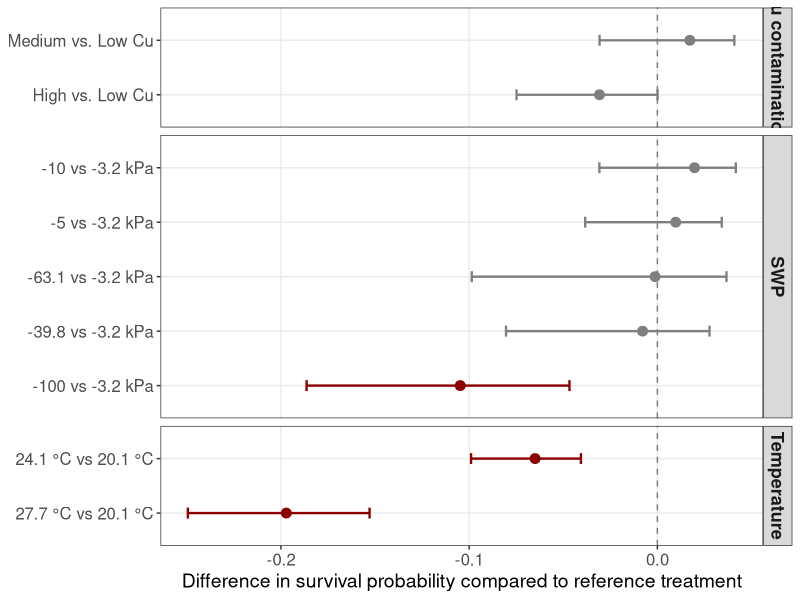
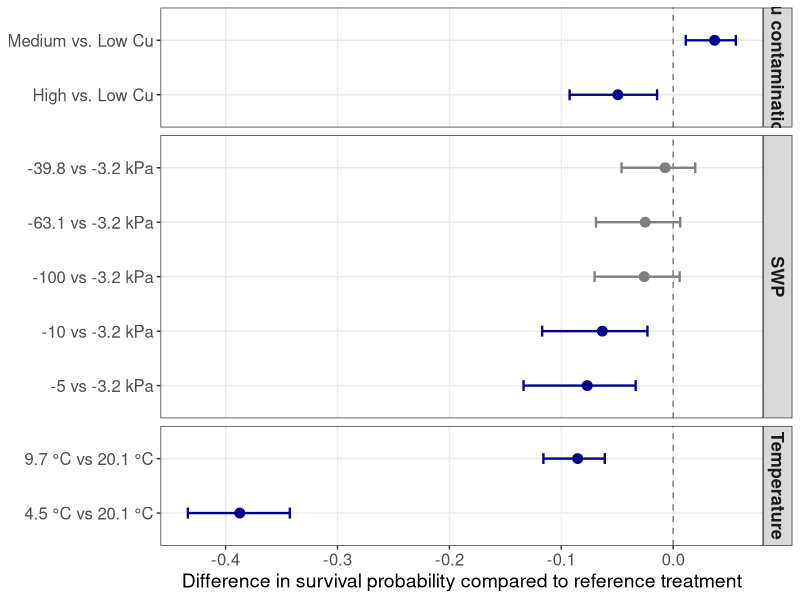
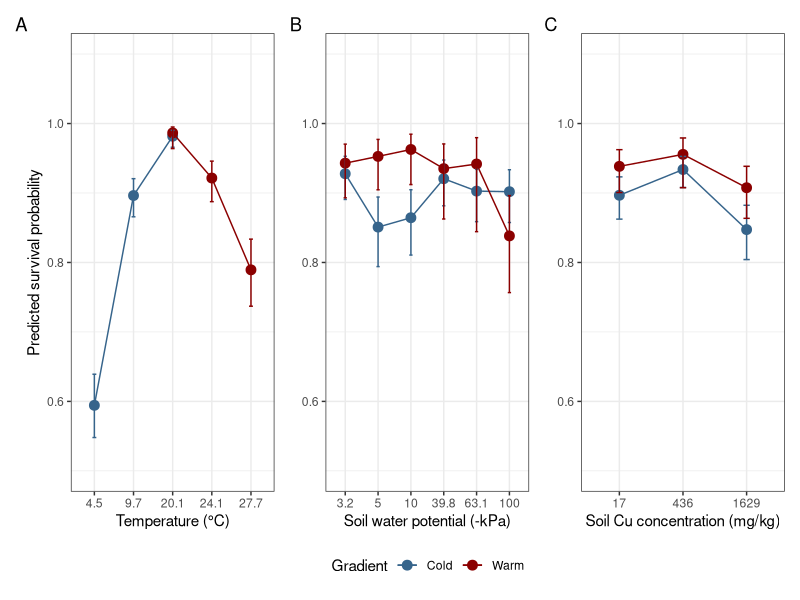

R code for these plots, in order:

# Figure for survival in  main manuscript
library(emmeans)
library(tidyverse) # v. 2.0.0
library(patchwork)

# Input origin data
dat.org <- read_csv('data/sugrwe.csv') %>% as_tibble() %>% 
  mutate(., vict = number-survivor)

dat.cold <- dat.org %>%
  filter(temp %in% c(20.1, 9.7, 4.5))


dat.warm <- dat.org %>%
  filter(temp %in% c(20.1, 24.1, 27.7))

# models

# cold
mod.surv.cold2 <- glm(
  cbind(survivor, number - survivor) ~ factor(temp) + factor(lgswp) + factor(sqrcu),
  family = quasibinomial,
  data = dat.cold
)

# warm
mod.surv.warm.final <- glm(
  cbind(survivor, number - survivor) ~ factor(temp) +
    factor(lgswp) +
    factor(sqrcu) +
    factor(temp):factor(lgswp) +
    factor(temp):factor(sqrcu),
  family = quasibinomial,
  data = dat.warm
)

# Temperature
emm.temp.cold <- emmeans(mod.surv.cold2, ~ temp, type = "response")
emm.temp.warm <- emmeans(mod.surv.warm.final, ~ temp, type = "response")

temp_cold.df <- as.data.frame(emm.temp.cold)
temp_warm.df <- as.data.frame(emm.temp.warm)

# SWP
emm.swp.cold <- emmeans(mod.surv.cold2, ~ lgswp, type = "response")
emm.swp.warm <- emmeans(mod.surv.warm.final, ~ lgswp, type = "response")

swp_cold.df <- as.data.frame(emm.swp.cold)
swp_warm.df <- as.data.frame(emm.swp.warm)

# Cu
emm.cu.cold <- emmeans(mod.surv.cold2, ~ sqrcu, type = "response")
emm.cu.warm <- emmeans(mod.surv.warm.final, ~ sqrcu, type = "response")

cu_cold.df <- as.data.frame(emm.cu.cold)
cu_warm.df <- as.data.frame(emm.cu.warm)

temp_cold.df$Gradient <- "Cold"
temp_warm.df$Gradient <- "Warm"

temp.df <- rbind(temp_cold.df, temp_warm.df)

swp_cold.df$Gradient <- "Cold"
swp_warm.df$Gradient <- "Warm"

swp.df <- rbind(swp_cold.df, swp_warm.df)
swp.df$swp <- round(10^swp.df$lgswp, 1)

cu_cold.df$Gradient <- "Cold"
cu_warm.df$Gradient <- "Warm"

cu.df <- rbind(cu_cold.df, cu_warm.df)
# back transform cu contamination
cu.df <- cu.df %>%
  mutate(
    cu_soil = c(17, 436, 1629)[match(
      sqrcu,
      c(4.2, 20.9, 40.4)
    )]
  )

ymin <- 0.5
ymax <- 1.1

p.temp <- ggplot(
  temp.df,
  aes(x = factor(temp),
      y = prob,
      colour = Gradient,
      group = Gradient)
) +
  geom_point(size = 3) +
  geom_line() +
  geom_errorbar(
    aes(ymin = asymp.LCL,
        ymax = asymp.UCL),
    width = 0.1
  ) +
  scale_colour_manual(
    values = c(
      "Cold" = "steelblue4",
      "Warm" = "red4"
    )
  ) +
  coord_cartesian(ylim = c(ymin, ymax)) +
  labs(
    x = "Temperature (°C)",
    y = "Predicted survival probability"
  ) +
  theme_bw()

p.swp <- ggplot(
  swp.df,
  aes(x = factor(swp),
      y = prob,
      colour = Gradient,
      group = Gradient)
) +
  geom_point(size = 3) +
  geom_line() +
  geom_errorbar(
    aes(ymin = asymp.LCL,
        ymax = asymp.UCL),
    width = 0.1
  ) +
  scale_colour_manual(
    values = c(
      "Cold" = "steelblue4",
      "Warm" = "red4"
    )
  ) +
  coord_cartesian(ylim = c(ymin, ymax)) +
  labs(
    x = "Soil water potential (-kPa)",
    y = NULL
  ) +
  theme_bw()


p.cu <- ggplot(
  cu.df,
  aes(x = factor(cu_soil),
      y = prob,
      colour = Gradient,
      group = Gradient)
) +
  geom_point(size = 3) +
  geom_line() +
  geom_errorbar(
    aes(ymin = asymp.LCL,
        ymax = asymp.UCL),
    width = 0.1
  ) +
  scale_colour_manual(
    values = c(
      "Cold" = "steelblue4",
      "Warm" = "red4"
    )
  ) +
  coord_cartesian(ylim = c(ymin, ymax)) +
  labs(
    x = "Soil Cu concentration (mg/kg)",
    y = NULL
  ) +
  theme_bw()

library(patchwork)

p.all <- (p.temp + p.swp + p.cu) +
  plot_annotation(tag_levels = "A") +
  plot_layout(guides = "collect") &
  theme(
    legend.position = "bottom"
  )

ggsave(
  "surv.pdf",
  plot = p.all,
  width = 240,
  height = 105,
  units = "mm"
)


# create forest plot with pairwise comparison of EMMs
# Contrasts relative to reference levels

# Reference = first row (4.5°C for cold, 20.1°C for warm)
temp_cold.ref <- temp_cold.df$prob[3]
temp_warm.ref <- temp_warm.df$prob[1]

temp_cold.forest <- temp_cold.df[-3, ] %>%
  mutate(
    estimate = prob - temp_cold.ref,
    lower.CL = asymp.LCL - temp_cold.ref,
    upper.CL = asymp.UCL - temp_cold.ref,
    contrast = paste0(temp, " vs ", temp_cold.df$temp[3]),
    group = "Temperature"
  )

temp_warm.forest <- temp_warm.df[-1, ] %>%
  mutate(
    estimate = prob - temp_warm.ref,
    lower.CL = asymp.LCL - temp_warm.ref,
    upper.CL = asymp.UCL - temp_warm.ref,
    contrast = paste0(temp, " vs ", temp_warm.df$temp[1]),
    group = "Temperature"
  )

swp_cold.ref <- swp_cold.df$prob[1]
swp_warm.ref <- swp_warm.df$prob[1]

swp_cold.forest <- swp_cold.df[-1, ] %>%
  mutate(
    estimate = prob - swp_cold.ref,
    lower.CL = asymp.LCL - swp_cold.ref,
    upper.CL = asymp.UCL - swp_cold.ref,
    contrast = paste0(lgswp, " vs ", swp_cold.df$lgswp[1]),
    group = "SWP"
  )

swp_warm.forest <- swp_warm.df[-1, ] %>%
  mutate(
    estimate = prob - swp_warm.ref,
    lower.CL = asymp.LCL - swp_warm.ref,
    upper.CL = asymp.UCL - swp_warm.ref,
    contrast = paste0(lgswp, " vs ", swp_warm.df$lgswp[1]),
    group = "SWP"
  )

cu_cold.ref <- cu_cold.df$prob[1]
cu_warm.ref <- cu_warm.df$prob[1]

cu_cold.forest <- cu_cold.df[-1, ] %>%
  mutate(
    estimate = prob - cu_cold.ref,
    lower.CL = asymp.LCL - cu_cold.ref,
    upper.CL = asymp.UCL - cu_cold.ref,
    contrast = paste0(sqrcu, " vs ", cu_cold.df$sqrcu[1]),
    group = "Cu contamination"
  )

cu_warm.forest <- cu_warm.df[-1, ] %>%
  mutate(
    estimate = prob - cu_warm.ref,
    lower.CL = asymp.LCL - cu_warm.ref,
    upper.CL = asymp.UCL - cu_warm.ref,
    contrast = paste0(sqrcu, " vs ", cu_warm.df$sqrcu[1]),
    group = "Cu contamination"
  )

# Combine ----------------------------------------------------------------

forest.warm.df <- bind_rows(
  temp_warm.forest,
  swp_warm.forest,
  cu_warm.forest
)

forest.warm.df$sig <- forest.warm.df$lower.CL > 0 |
  forest.warm.df$upper.CL < 0

forest.warm.df$contrast <- dplyr::recode(
  forest.warm.df$contrast,
  
  # Temperature
  "24.1 vs 20.1" = "24.1 °C vs 20.1 °C",
  "27.7 vs 20.1" = "27.7 °C vs 20.1 °C",
  
  # SWP
  "0.7 vs 0.5" = "-5 vs -3.2 kPa",
  "1 vs 0.5" = "-10 vs -3.2 kPa",
  "1.6 vs 0.5" = "-39.8 vs -3.2 kPa",
  "1.8 vs 0.5" = "-63.1 vs -3.2 kPa",
  "2 vs 0.5" = "-100 vs -3.2 kPa",
  
  # Cu contamination
  "20.9 vs 4.2" = "Medium vs. Low Cu",
  "40.4 vs 4.2" = "High vs. Low Cu"
)


# Forest plot
ggplot(
  forest.warm.df,
  aes(
    x = estimate,
    y = reorder(contrast, estimate),
    colour = sig
  )
) +
  geom_vline(
    xintercept = 0,
    linetype = 2,
    colour = "grey50"
  ) +
  geom_point(size = 3) +
  geom_errorbarh(
    aes(
      xmin = lower.CL,
      xmax = upper.CL
    ),
    height = 0.2,
    linewidth = 0.8
  ) +
  facet_grid(
    group ~ .,
    scales = "free_y",
    space = "free_y"
  ) +
  scale_colour_manual(
    values = c(
      "FALSE" = "grey50",
      "TRUE" = "red4"
    ),
    guide = "none"
  ) +
  labs(
    x = "Difference in survival probability compared to reference treatment",
    y = NULL
  ) +
  theme_bw() +
  theme(
    axis.text = element_text(size = 12),
    axis.title = element_text(size = 14),
    strip.text = element_text(size = 13, face = "bold"),
    panel.grid.minor = element_blank()
  )


############################ cold ##############################################
forest.cold.df <- bind_rows(
  temp_cold.forest,
  swp_cold.forest,
  cu_cold.forest
)

forest.cold.df$sig <- forest.cold.df$lower.CL > 0 |
  forest.cold.df$upper.CL < 0

forest.cold.df$contrast <- dplyr::recode(
  forest.cold.df$contrast,
  
  # Temperature
  "4.5 vs 20.1" = "4.5 °C vs 20.1 °C",
  "9.7 vs 20.1" = "9.7 °C vs 20.1 °C",
  
  # SWP
  "0.7 vs 0.5" = "-5 vs -3.2 kPa",
  "1 vs 0.5" = "-10 vs -3.2 kPa",
  "1.6 vs 0.5" = "-39.8 vs -3.2 kPa",
  "1.8 vs 0.5" = "-63.1 vs -3.2 kPa",
  "2 vs 0.5" = "-100 vs -3.2 kPa",
  
  # Cu contamination
  "20.9 vs 4.2" = "Medium vs. Low Cu",
  "40.4 vs 4.2" = "High vs. Low Cu"
)


# Forest plot
ggplot(
  forest.cold.df,
  aes(
    x = estimate,
    y = reorder(contrast, estimate),
    colour = sig
  )
) +
  geom_vline(
    xintercept = 0,
    linetype = 2,
    colour = "grey50"
  ) +
  geom_point(size = 3) +
  geom_errorbarh(
    aes(
      xmin = lower.CL,
      xmax = upper.CL
    ),
    height = 0.2,
    linewidth = 0.8
  ) +
  facet_grid(
    group ~ .,
    scales = "free_y",
    space = "free_y"
  ) +
  scale_colour_manual(
    values = c(
      "FALSE" = "grey50",
      "TRUE" = "blue4"
    ),
    guide = "none"
  ) +
  labs(
    x = "Difference in survival probability compared to reference treatment",
    y = NULL
  ) +
  theme_bw() +
  theme(
    axis.text = element_text(size = 12),
    axis.title = element_text(size = 14),
    strip.text = element_text(size = 13, face = "bold"),
    panel.grid.minor = element_blank()
  )
